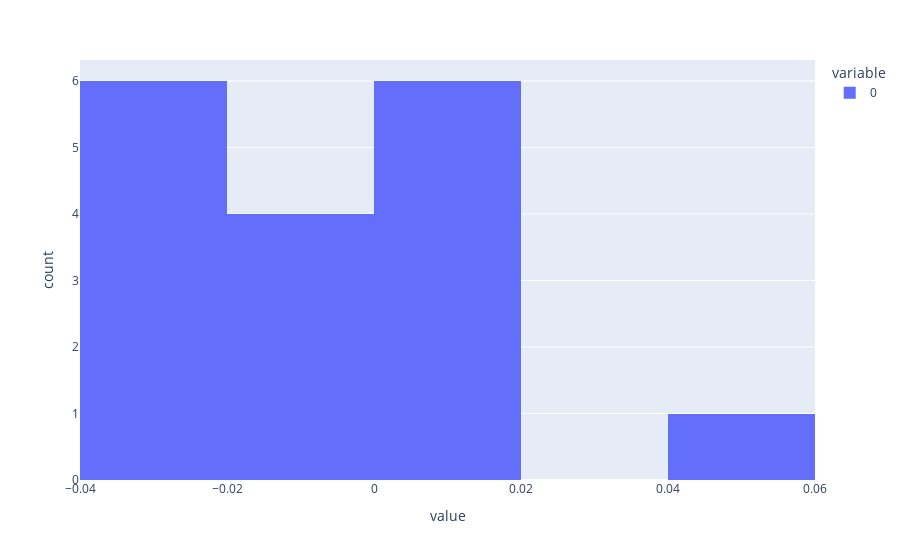

This figure's notebook cell:
### Code cell
start = time()

# freqs = np.concatenate([np.arange(max_freq+1), np.arange(-max_freq, 0)])
freqs = np.arange(max_freq + 1)
coeffs = get_coefficients(circuit_with_weights, max_freq, weights)

fig = px.histogram(np.real(coeffs), nbins=len(freqs))
fig.show()

res_fft = fourier_series(coeffs, np.array(freqs), x)
end = time()
print(f"Calculation using FFT took {end-start}")
print(f"Result using FFT: {np.real(res_fft)}")

start = time()
res_pl = circuit_with_weights(weights, x)
end = time()
print(f"Calculation using pennylane took {end-start}")
print(f"Result using Pennylane: {res_pl}")

### Figure 1 — Plotly figure (JSON) as saved in the notebook; plotly's stock layout.template omitted (floating-point values rounded to 4 significant figures)
{"data": [{"alignmentgroup": "True", "bingroup": "x", "hovertemplate": "variable=0<br>value=%{x}<br>count=%{y}<extra></extra>", "legendgroup": "0", "marker": {"color": "#636efa", "pattern": {"shape": ""}}, "name": "0", "nbinsx": 9, "offsetgroup": "0", "orientation": "v", "showlegend": true, "type": "histogram", "x": [0.05409, -0.03844, 0.01507, -0.03853, -0.03648, 0.01101, 0.01039, -0.002871, -0.003505, -0.003505, -0.002871, 0.01039, 0.01101, -0.03648, -0.03853, 0.01507, -0.03844], "xaxis": "x", "yaxis": "y"}], "layout": {"barmode": "relative", "legend": {"title": {"text": "variable"}, "tracegroupgap": 0}, "margin": {"t": 60}, "xaxis": {"anchor": "y", "domain": [0, 1], "title": {"text": "value"}}, "yaxis": {"anchor": "x", "domain": [0, 1], "title": {"text": "count"}}}}
